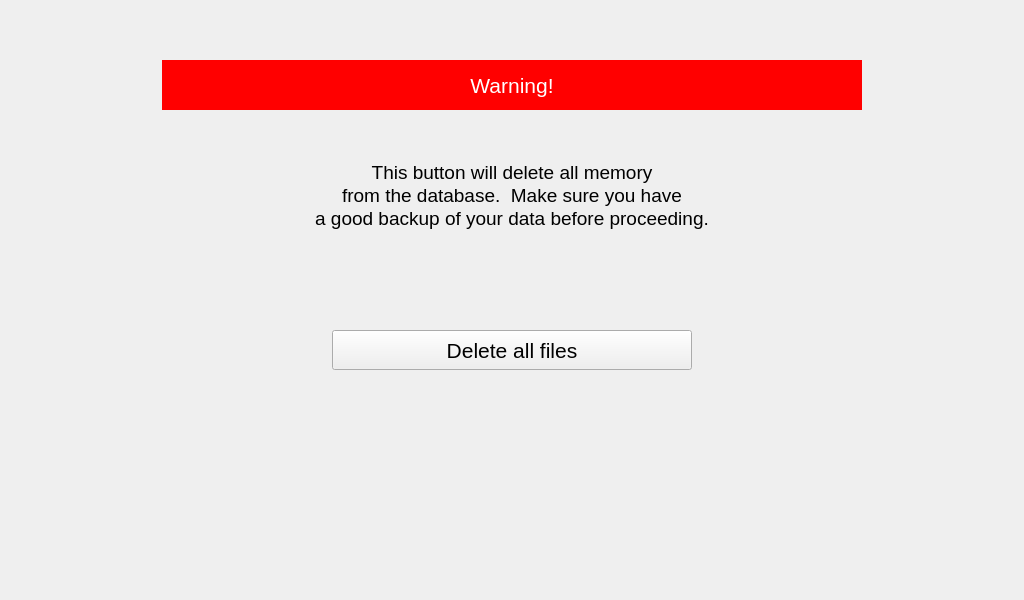
<?xml version="1.0" encoding="UTF-8"?>
<ui version="4.0">
 <class>deleteAllFiles</class>
 <widget class="QWidget" name="deleteAllFiles">
  <property name="geometry">
   <rect>
    <x>0</x>
    <y>0</y>
    <width>1024</width>
    <height>600</height>
   </rect>
  </property>
  <property name="windowTitle">
   <string>Dialog</string>
  </property>
  <widget class="QLabel" name="lblWarning">
   <property name="geometry">
    <rect>
     <x>162</x>
     <y>60</y>
     <width>700</width>
     <height>50</height>
    </rect>
   </property>
   <property name="font">
    <font>
     <pointsize>16</pointsize>
    </font>
   </property>
   <property name="styleSheet">
    <string notr="true">QLabel
{
	color: white;
     background: red;
 }</string>
   </property>
   <property name="text">
    <string>Warning!</string>
   </property>
   <property name="alignment">
    <set>Qt::AlignCenter</set>
   </property>
  </widget>
  <widget class="QLabel" name="lblWarningText">
   <property name="geometry">
    <rect>
     <x>212</x>
     <y>140</y>
     <width>600</width>
     <height>111</height>
    </rect>
   </property>
   <property name="font">
    <font>
     <pointsize>26</pointsize>
    </font>
   </property>
   <property name="text">
    <string>&lt;!DOCTYPE HTML PUBLIC &quot;-//W3C//DTD HTML 4.0//EN&quot; &quot;http://www.w3.org/TR/REC-html40/strict.dtd&quot;&gt;
&lt;html&gt;&lt;head&gt;&lt;meta name=&quot;qrichtext&quot; content=&quot;1&quot; /&gt;&lt;style type=&quot;text/css&quot;&gt;
p, li { white-space: pre-wrap; }
&lt;/style&gt;&lt;/head&gt;&lt;body style=&quot; font-family:'MS Shell Dlg 2'; font-size:26pt; font-weight:400; font-style:normal;&quot;&gt;
&lt;p style=&quot; margin-top:0px; margin-bottom:0px; margin-left:0px; margin-right:0px; -qt-block-indent:0; text-indent:0px;&quot;&gt;&lt;span style=&quot; font-size:14pt;&quot;&gt;This button will delete all memory&lt;/span&gt;&lt;/p&gt;
&lt;p style=&quot; margin-top:0px; margin-bottom:0px; margin-left:0px; margin-right:0px; -qt-block-indent:0; text-indent:0px;&quot;&gt;&lt;span style=&quot; font-size:14pt;&quot;&gt;from the database.  Make sure you have&lt;/span&gt;&lt;/p&gt;
&lt;p style=&quot; margin-top:0px; margin-bottom:0px; margin-left:0px; margin-right:0px; -qt-block-indent:0; text-indent:0px;&quot;&gt;&lt;span style=&quot; font-size:14pt;&quot;&gt;a good backup of your data before proceeding.&lt;/span&gt;&lt;/p&gt;&lt;/body&gt;&lt;/html&gt;</string>
   </property>
   <property name="alignment">
    <set>Qt::AlignCenter</set>
   </property>
  </widget>
  <widget class="QPushButton" name="btnDeleteAll">
   <property name="geometry">
    <rect>
     <x>332</x>
     <y>330</y>
     <width>360</width>
     <height>40</height>
    </rect>
   </property>
   <property name="sizePolicy">
    <sizepolicy hsizetype="Fixed" vsizetype="Fixed">
     <horstretch>0</horstretch>
     <verstretch>0</verstretch>
    </sizepolicy>
   </property>
   <property name="minimumSize">
    <size>
     <width>360</width>
     <height>40</height>
    </size>
   </property>
   <property name="maximumSize">
    <size>
     <width>360</width>
     <height>40</height>
    </size>
   </property>
   <property name="font">
    <font>
     <pointsize>16</pointsize>
    </font>
   </property>
   <property name="text">
    <string>Delete all files</string>
   </property>
  </widget>
 </widget>
 <resources/>
 <connections/>
</ui>
